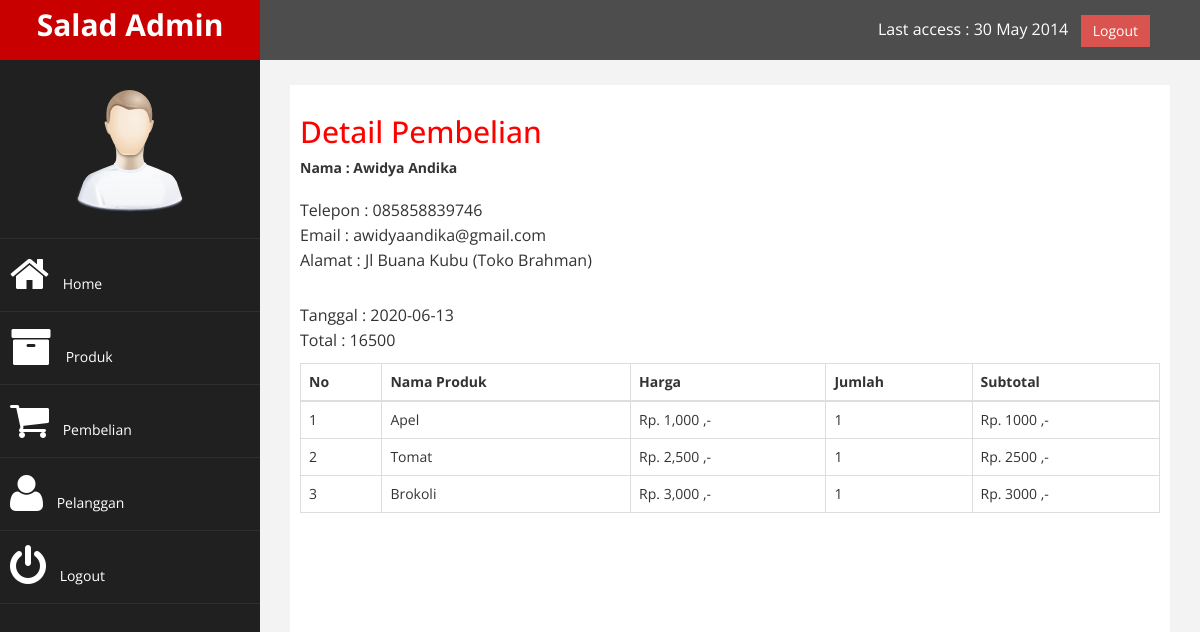
The page /admin/index.php?halaman=detail&id=26 (signed in) on the database its author committed.
### tables this page shows
CREATE TABLE `pembelian` (
  `id_pembelian` int(11) NOT NULL,
  `id_pelanggan` int(11) NOT NULL,
  `id_ongkir` int(11) NOT NULL,
  `tanggal_pembelian` date NOT NULL,
  `total_pembelian` int(11) NOT NULL,
  `nama_kota` varchar(100) NOT NULL,
  `tarif` int(11) NOT NULL,
  `alamat_pengiriman` text NOT NULL,
  `status_pembelian` varchar(100) NOT NULL DEFAULT 'Pending'
);

CREATE TABLE `pelanggan` (
  `id_pelanggan` int(11) NOT NULL,
  `email_pelanggan` varchar(100) NOT NULL,
  `password_pelanggan` varchar(100) NOT NULL,
  `nama_pelanggan` varchar(100) NOT NULL,
  `telepon_pelanggan` varchar(25) NOT NULL,
  `alamat_pelanggan` varchar(200) NOT NULL
);

CREATE TABLE `pembelian_produk` (
  `id_pembelian_produk` int(11) NOT NULL,
  `id_pembelian` int(11) NOT NULL,
  `id_produk` int(11) NOT NULL,
  `jumlah` int(11) NOT NULL,
  `nama` varchar(100) NOT NULL,
  `harga` int(11) NOT NULL,
  `berat` int(11) NOT NULL,
  `subberat` int(11) NOT NULL,
  `subharga` int(11) NOT NULL
);

CREATE TABLE `produk` (
  `id_produk` int(11) NOT NULL,
  `nama_produk` varchar(100) NOT NULL,
  `harga_produk` int(11) NOT NULL,
  `stok_produk` int(11) NOT NULL,
  `berat_produk` int(11) NOT NULL,
  `foto_produk` varchar(100) NOT NULL,
  `deskripsi_produk` text NOT NULL
);

### admin/detail.php (the view, shortened to what this page needs)
<!DOCTYPE html>
<html>
<head>
</head>
<body>
	<h2>Detail Pembelian</h2>
	<?php
		$query = $koneksi->query("SELECT * FROM pembelian JOIN pelanggan
			                      ON pembelian.id_pelanggan = pelanggan.id_pelanggan
			                      WHERE pembelian.id_pembelian = '$_GET[id]'");
		$detail = $query->fetch_assoc();
	?>
		<?php print_r($detail); ?>
	<strong>
		Nama : <?php echo $detail['nama_pelanggan']; ?>
	</strong><br>
	<p>
		Telepon : <?php echo $detail['telepon_pelanggan']; ?> <br>
		Email : <?php echo $detail['email_pelanggan']; ?> <br>
		Alamat : <?php echo $detail['alamat_pelanggan']; ?>
	</p>
	<p>
		Tanggal : <?php echo $detail['tanggal_pembelian']; ?> <br>
		Total : <?php echo $detail['total_pembelian']; ?>
	</p>
	<table class="table table-bordered">
		<thead>
			<tr>
				<th>No</th>
				<th>Nama Produk</th>
				<th>Harga</th>
				<th>Jumlah</th>
				<th>Subtotal</th>
			</tr>
		</thead>
		<tbody>
			<?php
				$query = $koneksi->query("SELECT * FROM pembelian_produk JOIN produk
					                   ON pembelian_produk.id_produk = produk.id_produk
					                   WHERE pembelian_produk.id_pembelian = '$_GET[id]'");
				$nomor = 1;
				while($data = $query->fetch_assoc()){
		    ?>
			<tr>
				<td><?php echo $nomor; ?></td>
				<td><?php echo $data['nama_produk']; ?></td>
				<td>Rp. <?php echo number_format($data['harga_produk']); ?> ,-</td>
				<td><?php echo $data['jumlah']; ?></td>
				<td>
					Rp. <?php echo $data['harga_produk'] * $data['jumlah']; ?> ,-
				</td>
			</tr>
			<?php
				$nomor++;
				}
			?>
		</tbody>
	</table>
</body>
</html>

### admin/assets/css/custom.css (style rules this page uses)
body { font-family: 'Open Sans', sans-serif; }
h2 { color: #f00; }
p { font-size:16px; line-height:25px; padding-top:20px; }

### rows shown on the page
pembelian: id_pelanggan.nama_pelanggan "Awidya Andika", id_pelanggan.telepon_pelanggan "085858839746", id_pelanggan.email_pelanggan "awidyaandika@gmail.com", id_pelanggan.alamat_pelanggan "Jl Buana Kubu (Toko Brahman)", tanggal_pembelian "2020-06-13", total_pembelian "16500"
pembelian_produk: id_produk.nama_produk "Apel", id_produk.harga_produk "1,000", jumlah "1", $data['harga_produk']*$data['jumlah'] "1000"
pembelian_produk: id_produk.nama_produk "Tomat", id_produk.harga_produk "2,500", jumlah "1", $data['harga_produk']*$data['jumlah'] "2500"
pembelian_produk: id_produk.nama_produk "Brokoli", id_produk.harga_produk "3,000", jumlah "1", $data['harga_produk']*$data['jumlah'] "3000"
